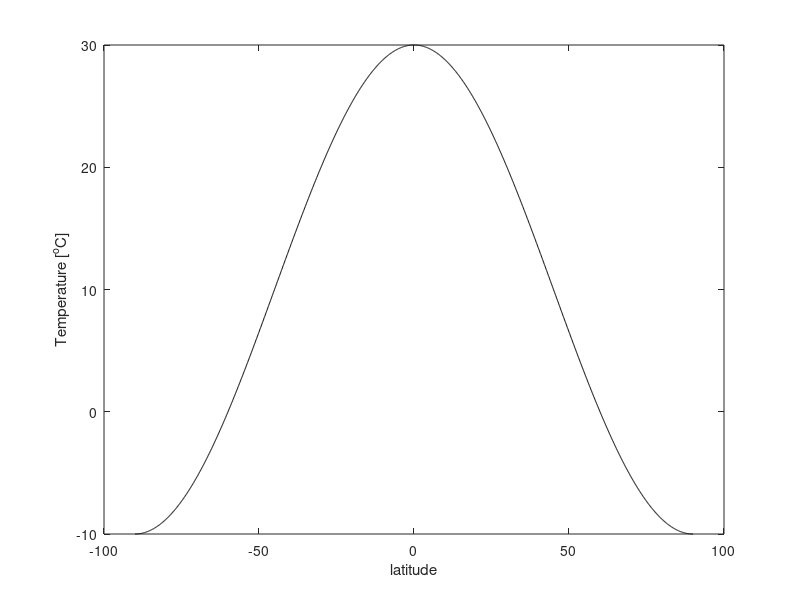

This chart was generated by the following MATLAB code:
function T = f_TemperatureCurve()
    lats = linspace(-90,90,1800);   %Generating latitude domain
    T = 20*cos(2*lats*2*pi/360)+10; %Generating ground temperature(latitude) curve

    plot(lats,T,'-k');  %Plotting ground temp against latitude
    xlabel('latitude');
    ylabel('Temperature [^oC]');
end